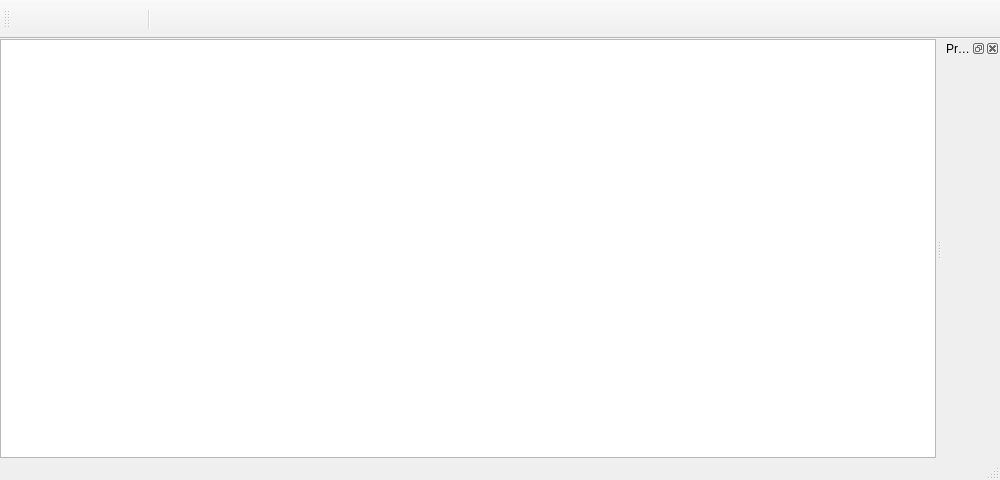
<?xml version="1.0" encoding="UTF-8"?>
<ui version="4.0">
	<class>MainWindow</class>
	<widget class="QMainWindow" name="MainWindow">
		<property name="geometry">
			<rect>
				<x>0</x>
				<y>0</y>
				<width>1000</width>
				<height>480</height>
			</rect>
		</property>
		<property name="contextMenuPolicy">
			<enum>Qt::CustomContextMenu</enum>
		</property>
		<property name="windowTitle">
			<string>MainWindow</string>
		</property>
		<widget class="QWidget" name="centralWidget">
			<layout class="QGridLayout" name="gridLayout">
				<property name="margin">
					<number>0</number>
				</property>
				<item row="0" column="0">
					<widget class="QTableView" name="tableView">
						<property name="sizePolicy">
							<sizepolicy hsizetype="Expanding" vsizetype="Expanding">
								<horstretch>0</horstretch>
								<verstretch>0</verstretch>
							</sizepolicy>
						</property>
						<property name="contextMenuPolicy">
							<enum>Qt::CustomContextMenu</enum>
						</property>
						<property name="alternatingRowColors">
							<bool>true</bool>
						</property>
						<property name="selectionBehavior">
							<enum>QAbstractItemView::SelectRows</enum>
						</property>
						<property name="showGrid">
							<bool>false</bool>
						</property>
						<property name="sortingEnabled">
							<bool>true</bool>
						</property>
						<property name="wordWrap">
							<bool>false</bool>
						</property>
						<property name="cornerButtonEnabled">
							<bool>false</bool>
						</property>
						<attribute name="horizontalHeaderCascadingSectionResizes">
							<bool>true</bool>
						</attribute>
						<attribute name="horizontalHeaderShowSortIndicator" stdset="0">
							<bool>true</bool>
						</attribute>
						<attribute name="horizontalHeaderStretchLastSection">
							<bool>true</bool>
						</attribute>
						<attribute name="verticalHeaderVisible">
							<bool>false</bool>
						</attribute>
						<attribute name="verticalHeaderVisible">
							<bool>false</bool>
						</attribute>
						<attribute name="horizontalHeaderShowSortIndicator" stdset="0">
							<bool>true</bool>
						</attribute>
						<attribute name="horizontalHeaderStretchLastSection">
							<bool>true</bool>
						</attribute>
						<attribute name="horizontalHeaderCascadingSectionResizes">
							<bool>true</bool>
						</attribute>
					</widget>
				</item>
			</layout>
		</widget>
		<!--widget class="QMenuBar" name="menuBar">
			<property name="geometry">
				<rect>
					<x>0</x>
					<y>0</y>
					<width>536</width>
					<height>23</height>
				</rect>
			</property>
			<widget class="QMenu" name="menu_File">
				<property name="title">
					<string>&amp;File</string>
				</property>
				<addaction name="action_Exit"/>
			</widget>
			<addaction name="menu_File"/>
		</widget-->
		<widget class="QToolBar" name="mainToolBar">
			<attribute name="toolBarArea">
				<enum>TopToolBarArea</enum>
			</attribute>
			<attribute name="toolBarBreak">
				<bool>false</bool>
			</attribute>
			<addaction name="actionAtHome"/>
			<addaction name="actionBackward"/>
			<addaction name="actionFordward"/>
			<addaction name="actionAtUp"/>
			<addaction name="separator"/>
		</widget>
		<widget class="QStatusBar" name="statusBar"/>
		<widget class="QDockWidget" name="dockWidget">
			<property name="sizePolicy">
				<sizepolicy hsizetype="Expanding" vsizetype="Preferred">
					<horstretch>0</horstretch>
					<verstretch>0</verstretch>
				</sizepolicy>
			</property>
			<property name="windowTitle">
				<string>Preview</string>
			</property>
			<attribute name="dockWidgetArea">
				<number>2</number>
			</attribute>
			<widget class="QWidget" name="dockWidgetContents_2">
				<layout class="QVBoxLayout" name="verticalLayout">
					<item>
						<widget class="PreviewWidget" name="previewWidget" native="true"/>
					</item>
				</layout>
			</widget>
		</widget>
		<action name="action_Exit">
		</action>
		<action name="actionFordward">
			<property name="enabled">
				<bool>false</bool>
			</property>
			<property name="icon">
				<iconset resource="rresources.qrc">
					<normaloff>:/icons/go_next.svg</normaloff>:/icons/go_next.svg</iconset>
			</property>
		</action>
		<action name="actionBackward">
			<property name="enabled">
				<bool>false</bool>
			</property>
			<property name="icon">
				<iconset resource="rresources.qrc">
					<normaloff>:/icons/go_previous.svg</normaloff>:/icons/go_previous.svg</iconset>
			</property>
		</action>
		<action name="actionAtUp">
			<property name="enabled">
				<bool>false</bool>
			</property>
			<property name="icon">
				<iconset resource="rresources.qrc">
					<normaloff>:/icons/go_up.svg</normaloff>:/icons/go_up.svg</iconset>
			</property>
		</action>
		<action name="actionAtHome">
			<property name="icon">
				<iconset resource="rresources.qrc">
					<normaloff>:/icons/gohome.svg</normaloff>:/icons/gohome.svg</iconset>
			</property>
		</action>
	</widget>
	<layoutdefault spacing="6" margin="11"/>
	<customwidgets>
		<customwidget>
			<class>PreviewWidget</class>
			<extends>QWidget</extends>
			<header>previewwidget.h</header>
			<container>1</container>
		</customwidget>
	</customwidgets>
	<resources>
		<include location="rresources.qrc"/>
	</resources>
	<connections/>
</ui>
